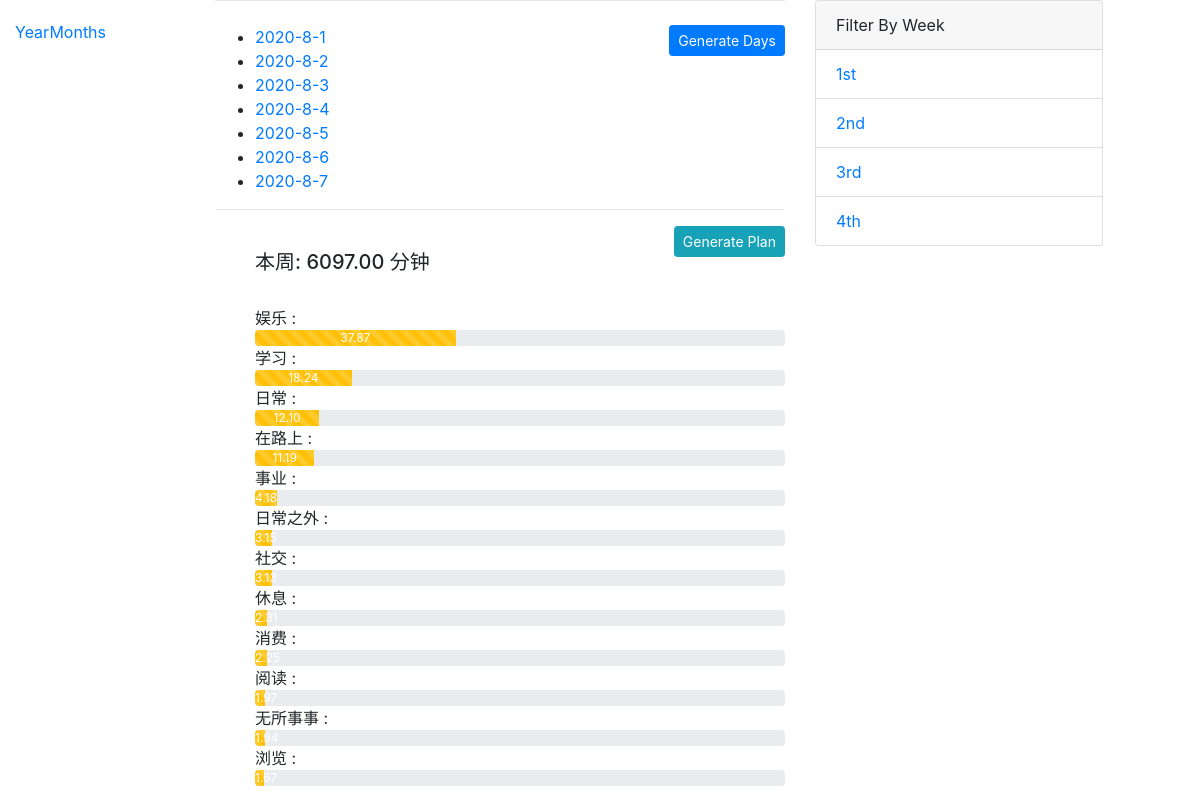
The page /times/weeks/4/detail/number/0 on the database its author committed.
### times/models.py (models this page shows, shortened)
class Day(models.Model):
    year_month = models.ForeignKey('YearMonth', on_delete=models.SET_NULL, null=True)
    recorder = models.ForeignKey(
        User, on_delete=models.SET_NULL, null=True, blank=True)
    day_name = models.CharField(max_length=200)
    time_entry = models.DecimalField(decimal_places=2, max_digits=6, blank=True)
    pub_date = models.DateField()
    begin_time = models.TimeField()

### times/views.py (the view)
class WeekDetailView(generic.DetailView):
    model = YearMonth
    template_name = 'times/week_detail.html'
    def get_context_data(self, **kwargs):
        start_day, end_day = which_week(self.kwargs['number'])
        context = super(WeekDetailView, self).get_context_data(**kwargs)
        context['number'] = self.kwargs['number']
        context['day_list'] = Day.objects.filter(year_month=kwargs['object']).extra(
            select={'day_number': 'CAST(day_name AS INTEGER)'}
        ).order_by('day_number')[start_day:end_day]
        context['subtotals'], context['estimates'] = subtotals(
            kwargs['object'].year, kwargs['object'].month, start_day, end_day)
        return context

### times/templatetags/filters_extras.py (called while the page is built)
@register.filter
@stringfilter
def reverse(value):
    return '-'.join(value.split('/')[::-1])

@register.filter
def get_item(dictionary, key):
    return dictionary.get(key)

@register.filter
def summary(dictionary):
    if isinstance(dictionary, dict):
        return sum(dictionary.values())

### times/views.py (called while the page is built)
def b_e_date(yy, mm, bday, eday):
    print(bday, eday)
    yy, mm, bday, eday= int(yy), int(mm), int(bday+1), int(eday)
    begin_date = date(yy, mm, bday)
    try:
        end_date = date(yy, mm, eday)
    except:
        end_date = date(yy, mm, eday-1)
    return begin_date, end_date

def which_week(number):
    if int(number) == 0:
        return 0, 7
    elif int(number) == 1:
        return 7, 14
    elif int(number) == 2:
        return 14, 21
    elif int(number) == 3:
        return 21, 31
    elif int(number) == 6:
        return 0, 31

### times/templates/times/week_detail.html
{% extends "base_generic.html" %}
{% load crispy_forms_tags %}
{% load filters_extras %}
{% load mathfilters %}
{% block content %}
    <a href="{% url 'times:generate_days' yearmonth.pk number %}" class="btn btn-sm btn-primary float-right">Generate Days</a>
    {% if day_list %}
        <ul>
        {% for day in day_list %}
            <li><a href="{% url 'times:day_detail' day.pk%}">{{ day.day_name|reverse }}</a></li>
        {% endfor %}
        </ul>
    {% else %}
        <p>No days are available.</p>
    {% endif %}
    <hr>
    <a href="{% url 'times:estimates_create' yearmonth.pk number %}" class="btn btn-sm btn-info float-right">Generate Plan</a>
    <br>
    <ul>
    {% with  total=subtotals|summary  %}
        <h5>本周: {{total}} 分钟 </h5>
        <br>
        {% for key, value in subtotals.items %}
            {% if value > 0 %}
                {{key}} :
                {% if estimates|get_item:key > 0 %}
                    {% with a=value b=estimates|get_item:key %}
                        <div class="progress">
                            <div class="progress-bar bg-info" role="progressbar" style="width:{{a|div:b|mul:100}}%;" aria-valuemin="0" aria-valuemax="100">{{a|div:b|mul:100|floatformat:2}}</div>
                        </div>
                    {% endwith %}
                {% else %}
                    <div class="progress">
                        <div class="progress-bar progress-bar-striped progress-bar-animated bg-warning" role="progressbar" style="width:{{value|div:total|mul:100}}%;" aria-valuemin="0" aria-valuemax="100">{{value|div:total|mul:100|floatformat:2}}</div>
                    </div>
                {% endif %}
            {% endif %}
        {% endfor %}
    {% endwith %}
    </ul>
{% endblock %}
{% block filter %}
    <div class="card" style="width: 18rem;">
        <div class="card-header">
            Filter By Week
        </div>
        <ul class="list-group list-group-flush">
            <li class="list-group-item"><a href="{% url 'times:week_detail' yearmonth.pk 0%}">1st</a></li>
            <li class="list-group-item"><a href="{% url 'times:week_detail' yearmonth.pk 1%}">2nd</a></li>
            <li class="list-group-item"><a href="{% url 'times:week_detail' yearmonth.pk 2%}">3rd</a></li>
            <li class="list-group-item"><a href="{% url 'times:week_detail' yearmonth.pk 3%}">4th</a></li>
        </ul>
    </div>
{% endblock %}

### rows shown on the page
Day: day_name|reverse "2020-8-1"
Day: day_name|reverse "2020-8-2"
Day: day_name|reverse "2020-8-3"
Day: day_name|reverse "2020-8-4"
Day: day_name|reverse "2020-8-5"
Day: day_name|reverse "2020-8-6"
Day: day_name|reverse "2020-8-7"

### other values the page prints
{{ total }} "6097.00"
{{ key }} "娱乐" "学习" "日常" "在路上" "事业" "日常之外" "社交" "休息" "消费" "阅读" "无所事事" "浏览"
{{ value|div:total|mul:100|floatformat:2 }} "37.87" "18.24" "12.10" "11.19" "4.18" "3.15" "3.13" "2.31" "2.25" "1.97" "1.94" "1.67"
